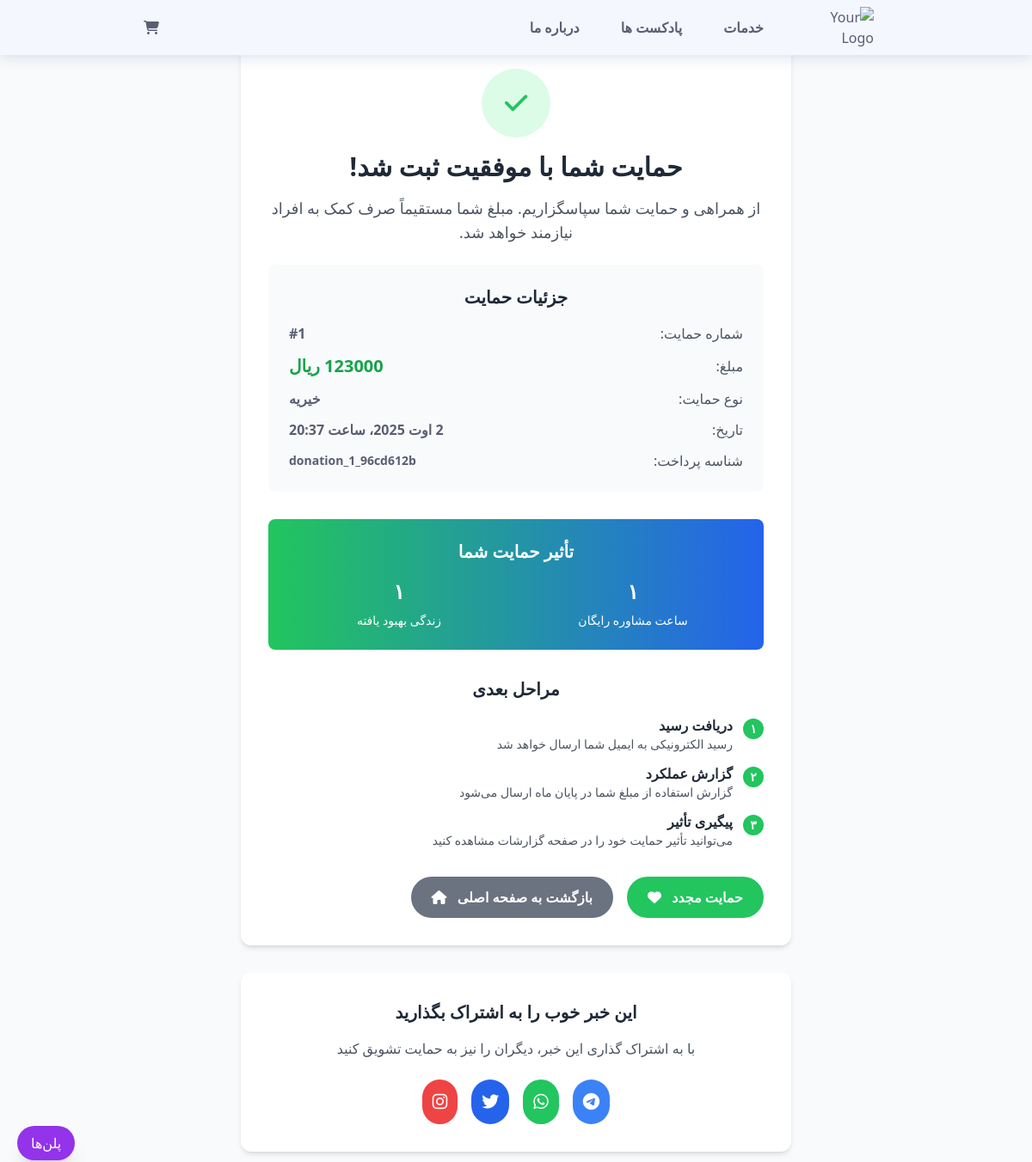
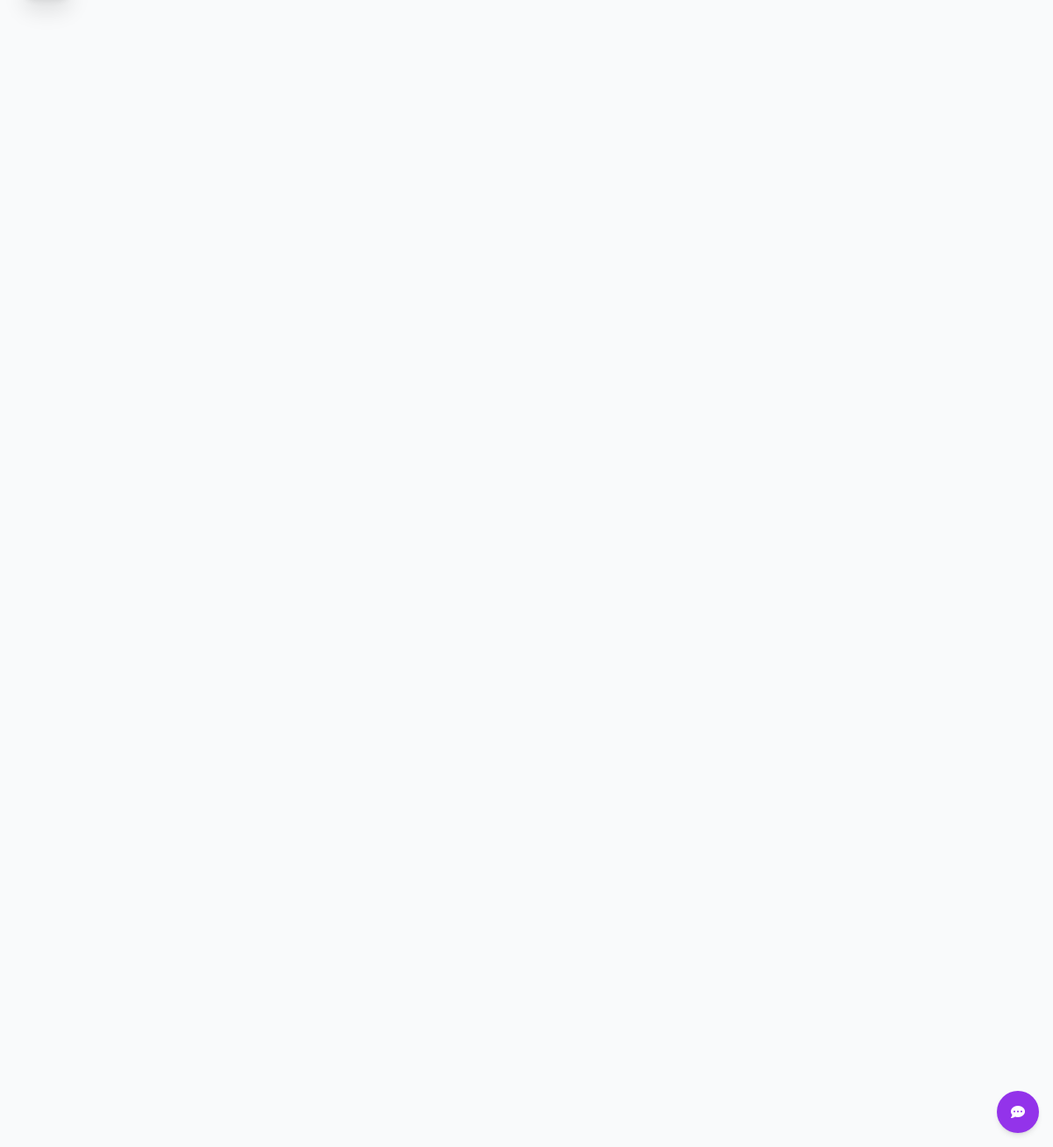
The app's page /donation/success/1/ with its own data (2 pictures, top to bottom).
### us/models.py (models this page shows, shortened)
class Donation(models.Model):
    DONATION_TYPES = [
        ('charity', 'خیریه'),
        ('support', 'حمایت از پروژه'),
        ('general', 'حمایت عمومی'),
    ]
    STATUS_CHOICES = [
        ('pending', 'در انتظار پرداخت'),
        ('completed', 'پرداخت شده'),
        ('failed', 'ناموفق'),
        ('cancelled', 'لغو شده'),
    ]
    donor_name = models.CharField(max_length=100, verbose_name='نام اهداکننده', blank=True, null=True)
    donor_phone = models.CharField(max_length=11, verbose_name='شماره تلفن')
    donor_email = models.EmailField(verbose_name='ایمیل', blank=True, null=True)
    amount = models.DecimalField(max_digits=10, decimal_places=0, verbose_name='مبلغ (تومان)')
    donation_type = models.CharField(max_length=20, choices=DONATION_TYPES, default='charity', verbose_name='نوع حمایت')
    message = models.TextField(verbose_name='پیام', blank=True, null=True)
    is_anonymous = models.BooleanField(default=False, verbose_name='حمایت ناشناس')
    status = models.CharField(max_length=10, choices=STATUS_CHOICES, default='pending', verbose_name='وضعیت')
    payment_id = models.CharField(max_length=100, blank=True, null=True, verbose_name='شناسه پرداخت')
    created_at = models.DateTimeField(auto_now_add=True, verbose_name='تاریخ ایجاد')
    updated_at = models.DateTimeField(auto_now=True, verbose_name='تاریخ بروزرسانی')
    class Meta:
        verbose_name = "حمایت مالی"
        verbose_name_plural = "حمایت‌های مالی"
        ordering = ['-created_at']

### us/views.py (the view)
# urls.py: path('donation/success/<int:donation_id>/', views.donation_success, name='donation_success'),
def donation_success(request, donation_id):
    donation = get_object_or_404(Donation, id=donation_id)
    return render(request, 'us/donation_success.html', {'donation': donation})

### us/context_processors.py (called while the page is built)
def cart_count(request):
    if request.session.session_key:
        try:
            cart = Cart.objects.get(session_key=request.session.session_key)
            return {'cart_count': cart.items.count()}
        except Cart.DoesNotExist:
            return {'cart_count': 0}
    return {'cart_count': 0}

### us/templates/us/donation_success.html (shortened to what this page needs)
{% extends 'base.html' %}
{% load static %}
{% load jalali_tags %}
{% block content %}
<main class="min-h-screen bg-gray-50 py-12">
    <div class="max-w-2xl mx-auto px-4">
        <div class="bg-white rounded-xl shadow-md p-8 text-center">
            <div class="mb-6">
                <div class="w-20 h-20 bg-green-100 rounded-full flex items-center justify-center mx-auto mb-4">
                    <i class="fas fa-check text-green-500 text-3xl"></i>
                </div>
                <h1 class="text-3xl font-bold text-gray-800 mb-4">حمایت شما با موفقیت ثبت شد!</h1>
                <p class="text-lg text-gray-600">
                    از همراهی و حمایت شما سپاسگزاریم. مبلغ شما مستقیماً صرف کمک به افراد نیازمند خواهد شد.
                </p>
            </div>
            <div class="bg-gray-50 rounded-lg p-6 mb-8">
                <h2 class="text-xl font-bold text-gray-800 mb-4">جزئیات حمایت</h2>
                <div class="space-y-3 text-right">
                    <div class="flex justify-between items-center">
                        <span class="text-gray-600">شماره حمایت:</span>
                        <span class="font-semibold">#{{ donation.id }}</span>
                    </div>
                    <div class="flex justify-between items-center">
                        <span class="text-gray-600">مبلغ:</span>
                        <span class="font-bold text-green-600 text-xl">{{ donation.amount|floatformat:0 }} ریال</span>
                    </div>
                    <div class="flex justify-between items-center">
                        <span class="text-gray-600">نوع حمایت:</span>
                        <span class="font-semibold">{{ donation.get_donation_type_display }}</span>
                    </div>
                    <div class="flex justify-between items-center">
                        <span class="text-gray-600">تاریخ:</span>
                        <span class="font-semibold">{{ donation.created_at|to_jalali:"%Y/%m/%d %H:%M" }}</span>
                    </div>
                    {% if donation.payment_id %}
                    <div class="flex justify-between items-center">
                        <span class="text-gray-600">شناسه پرداخت:</span>
                        <span class="font-semibold text-sm">{{ donation.payment_id }}</span>
                    </div>
                    {% endif %}
                </div>
            </div>
            <div class="bg-gradient-to-r from-green-500 to-blue-600 rounded-lg p-6 text-white mb-8">
                <h3 class="text-xl font-bold mb-4">تأثیر حمایت شما</h3>
                <div class="grid grid-cols-1 md:grid-cols-2 gap-4 text-center">
                    <div>
                        <div class="text-2xl font-bold mb-2">۱</div>
                        <div class="text-sm">ساعت مشاوره رایگان</div>
                    </div>
                    <div>
                        <div class="text-2xl font-bold mb-2">۱</div>
                        <div class="text-sm">زندگی بهبود یافته</div>
                    </div>
                </div>
            </div>
            <div class="space-y-4">
                <h3 class="text-xl font-bold text-gray-800">مراحل بعدی</h3>
                <div class="space-y-3">
                    <div class="flex items-start">
                        <div class="w-6 h-6 bg-green-500 text-white rounded-full flex items-center justify-center text-sm font-bold ml-3 mt-1">۱</div>
                        <div class="text-right">
                            <p class="font-semibold text-gray-800">دریافت رسید</p>
                            <p class="text-sm text-gray-600">رسید الکترونیکی به ایمیل شما ارسال خواهد شد</p>
                        </div>
                    </div>
                    <div class="flex items-start">
                        <div class="w-6 h-6 bg-green-500 text-white rounded-full flex items-center justify-center text-sm font-bold ml-3 mt-1">۲</div>
                        <div class="text-right">
                            <p class="font-semibold text-gray-800">گزارش عملکرد</p>
                            <p class="text-sm text-gray-600">گزارش استفاده از مبلغ شما در پایان ماه ارسال می‌شود</p>
                        </div>
                    </div>
                    <div class="flex items-start">
                        <div class="w-6 h-6 bg-green-500 text-white rounded-full flex items-center justify-center text-sm font-bold ml-3 mt-1">۳</div>
                        <div class="text-right">
                            <p class="font-semibold text-gray-800">پیگیری تأثیر</p>
                            <p class="text-sm text-gray-600">می‌توانید تأثیر حمایت خود را در صفحه گزارشات مشاهده کنید</p>
                        </div>
                    </div>
                </div>
            </div>
            <div class="flex flex-col sm:flex-row gap-4 mt-8">
                <a href="{% url 'us:donation' %}" class="bg-green-500 hover:bg-green-600 text-white font-bold py-3 px-6 rounded-full transition duration-300">
                    حمایت مجدد
                    <i class="fas fa-heart mr-2"></i>
                </a>
                <a href="{% url 'home:home' %}" class="bg-gray-500 hover:bg-gray-600 text-white font-bold py-3 px-6 rounded-full transition duration-300">
                    بازگشت به صفحه اصلی
                    <i class="fas fa-home mr-2"></i>
                </a>
            </div>
        </div>
        <div class="bg-white rounded-xl shadow-md p-8 mt-8">
            <h3 class="text-xl font-bold text-gray-800 mb-4 text-center">این خبر خوب را به اشتراک بگذارید</h3>
            <p class="text-gray-600 text-center mb-6">
                با به اشتراک گذاری این خبر، دیگران را نیز به حمایت تشویق کنید
            </p>
            <div class="flex justify-center space-x-4 space-x-reverse">
                <a href="#" class="bg-blue-500 hover:bg-blue-600 text-white p-3 rounded-full transition duration-300">
                    <i class="fab fa-telegram text-xl"></i>
                </a>
                <a href="#" class="bg-green-500 hover:bg-green-600 text-white p-3 rounded-full transition duration-300">
                    <i class="fab fa-whatsapp text-xl"></i>
                </a>
                <a href="#" class="bg-blue-600 hover:bg-blue-700 text-white p-3 rounded-full transition duration-300">
                    <i class="fab fa-twitter text-xl"></i>
                </a>
                <a href="#" class="bg-red-500 hover:bg-red-600 text-white p-3 rounded-full transition duration-300">
                    <i class="fab fa-instagram text-xl"></i>
                </a>
            </div>
        </div>
    </div>
</main>
{% endblock %}

### static/css/styles.css (style rules this page uses)
body { font-family: 'Vazir', 'IRANSans', sans-serif; background-color: #f8f9fa; }
* { box-sizing: border-box; padding: 0; margin: 0; }
html { scroll-behavior: smooth; }
body, input, button { font-family: var(--body-font); font-size: var(--normal-font-size); }
body { background-color: var(--body-color); color: var(--text-color); }
a { text-decoration: none; }
:root { --header-height: 2rem; --first-color: hsl(291, 60%, 42%); --title-color: hsl(230, 12%, 40%); --text-color: hsl(230, 12%, 40%); --body-color: hsl(230, 100%, 98%); --container-color: hsl(230, 100%, 97%); --border-color: hsl(230, 25%, 80%); --h2-font-size: 1.25rem; --normal-font-size: .938rem; --font-regular: 400; --font-medium: 500; --font-semi-bold: 600; --z-fixed: 100; --z-modal: 1000; }
@media screen and (min-width: 1023px) { :root { --h2-font-size: 1.5rem; --normal-font-size: 1rem; } }

### records on screen
Donation: id "1", amount "123000", donation_type "خیریه", created_at|to_jalali "2 اوت 2025، ساعت 20:37", payment_id "donation_1_96cd612b"
